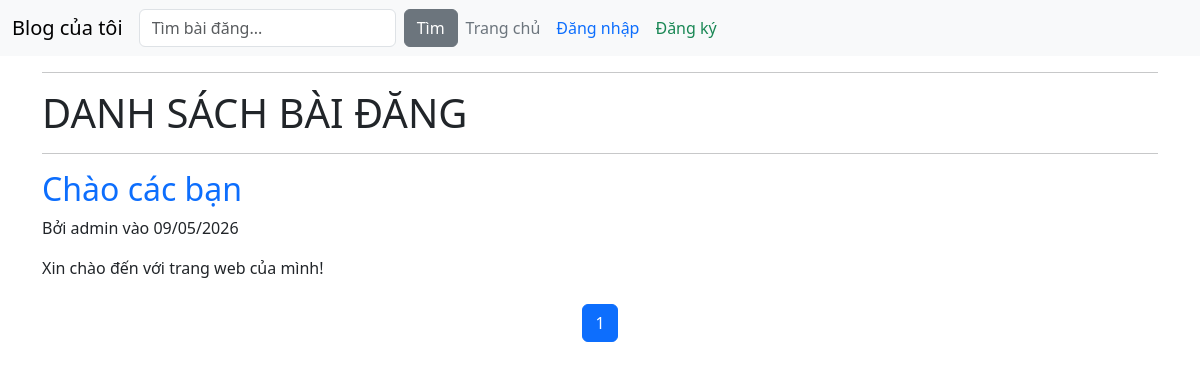
/, run on an earlier commit of the app's database.
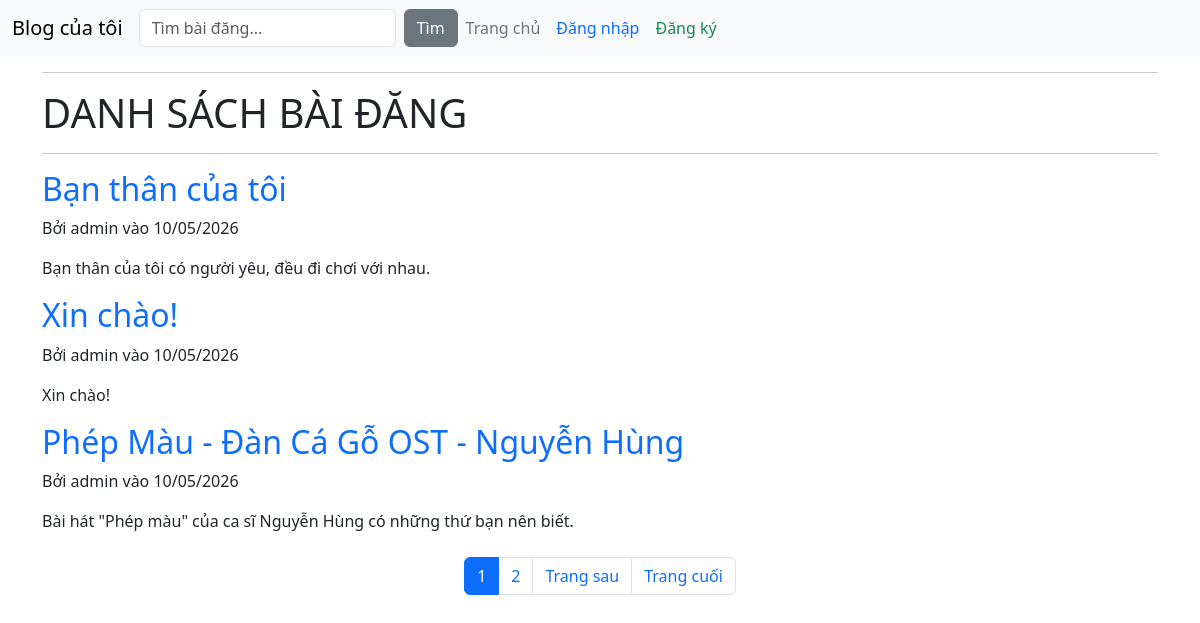
And on a later commit of the database.
### blog/models.py (models this page shows, shortened)
class Post(models.Model):
    title = models.CharField(max_length=200)
    content = models.TextField()
    created_at = models.DateTimeField(auto_now_add=True)
    updated_at = models.DateTimeField(auto_now=True)
    author = models.ForeignKey(User, on_delete=models.CASCADE, default=1)

### blog/views.py (the view)
# urls.py: path("",PostListView.as_view(),name="post_list"),
class PostListView(ListView):
    model = Post
    template_name = "post_list.html"
    context_object_name = "posts"
    ordering = ["-created_at"]
    paginate_by = 3
    def get_queryset(self):
        query = self.request.GET.get('q')
        if query:
            return Post.objects.filter(
                Q(title__icontains=query) | Q(content__icontains=query)
            ).order_by("-created_at")
        return Post.objects.all().order_by("-created_at")

### blog/templates/post_list.html (shortened to what this page needs)
<!DOCTYPE html>
<html lang="en">
<head>
</head>
{% extends "base.html" %}
{% block content %}
    <hr>
    <h1 class="text-uppercase">Danh sách bài đăng</h1>
    <hr>
    {% for post in posts %}
    <article>
        <h2><a href="{% url 'post-detail' post.pk %}" title="{{ post.title }}" class="text-primary text-decoration-none">{{ post.title }}</a></h2>
        <p>Bởi {{ post.author.username }} vào {{ post.created_at|date:"d/m/Y" }}</p>
        <p>{{ post.content|truncatewords:30 }}</p>
    </article>
    {% empty %}
        <h2>Chưa có bài đăng nào.</h2>
        <p>Để thêm bài đăng mới, bấm chuột vào nút "Thêm bài mới".</p>
        <a href="{% url 'post-create' %}" title="Thêm bài mới" class="btn btn-success">Thêm bài mới</a>
    {% endfor %}
    <nav aria-label="Page navigation" class="mt-4">
        <ul class="pagination justify-content-center">
            {% for num in page_obj.paginator.page_range %}
                {% if page_obj.number == num %}
                    <li class="page-item active"><span class="page-link">{{ num }}</span></li>
                {% elif num > page_obj.number|add:'-3' and num < page_obj.number|add:'3' %}
                    <li class="page-item">
                        <a title="{{ num }}" class="page-link" href="?page={{ num }}{% if request.GET.q %}&q={{ request.GET.q }}{% endif %}">{{ num }}</a>
                    </li>
                {% endif %}
        {% endfor %}
        {% if page_obj.has_next %}
            <li class="page-item">
                <a title="Trang sau" class="page-link" href="?page={{ page_obj.next_page_number }}{% if request.GET.q %}&q={{ request.GET.q }}{% endif %}">Trang sau</a>
            </li>
            <li class="page-item">
                <a title="Trang cuối" class="page-link" href="?page={{ page_obj.paginator.num_pages }}{% if request.GET.q %}&q={{ request.GET.q }}{% endif %}">Trang cuối</a>
            </li>
        {% endif %}
        </ul>
    </nav>
{% endblock %}

### blog/templates/base.html (shortened to what this page needs)
<!DOCTYPE html>
<html lang="en">
  <head>
    <link href="https://cdn.jsdelivr.net/npm/bootstrap@5.3.8/dist/css/bootstrap.min.css" rel="stylesheet">
  </head>
  <body>
    <nav class="navbar navbar-expand-lg bg-body-tertiary">
    <div class="container-fluid">
      <a class="navbar-brand" href="/blog/" title="Blog của tôi">Blog của tôi</a>
      <div class="collapse navbar-collapse" id="navbarSupportedContent">
      <form class="d-flex" action="{% url 'post_list' %}" method="GET">
        <input class="form-control me-2" type="search" name="q" placeholder="Tìm bài đăng..." value="{{ request.GET.q }}">
        <button title="Tìm" class="btn btn-secondary">Tìm</button>
      </form>
      <ul class="navbar-nav me-auto mb-2 mb-lg-0">
        <li class="nav-item">
          <a class="nav-link text-secondary" href="/blog/" title="Trang chủ">Trang chủ</a>
        </li>
        {% if not user.is_authenticated %}
          <li class="nav-item">
            <a class="nav-link text-primary" href="{% url 'login' %}" title="Đăng nhập">Đăng nhập</a>
          </li>
          <li class="nav-item">
            <a class="nav-link text-success" href="/register" title="Đăng ký">Đăng ký</a>
          </li>
        {% endif %}
      </ul>
      </div>
    </div>
    </nav>
    <main class="container">
        {% block content %}{% endblock %}
    </main>
  </body>
</html>

What changed in the data, as far as the page shows it:
no longer on this page (row unchanged): Post: title "Chào các bạn", author.username "admin", created_at "09/05/2026", content "Xin chào đến với trang web của mình!"
added Post: title "Bạn thân của tôi", author.username "admin", created_at "10/05/2026", content "Bạn thân của tôi có người yêu, đều đi chơi với nhau."
added Post: title "Xin chào!", author.username "admin", created_at "10/05/2026", content "Xin chào!"
added Post: title "Phép Màu - Đàn Cá Gỗ OST - Nguyễn Hùng", author.username "admin", created_at "10/05/2026", content "Bài hát \"Phép màu\" của ca sĩ Nguyễn Hùng có những thứ bạn nên biết."
Also different on the page:
new list line: "2"
text now shown: "Trang sau Trang cuối"
